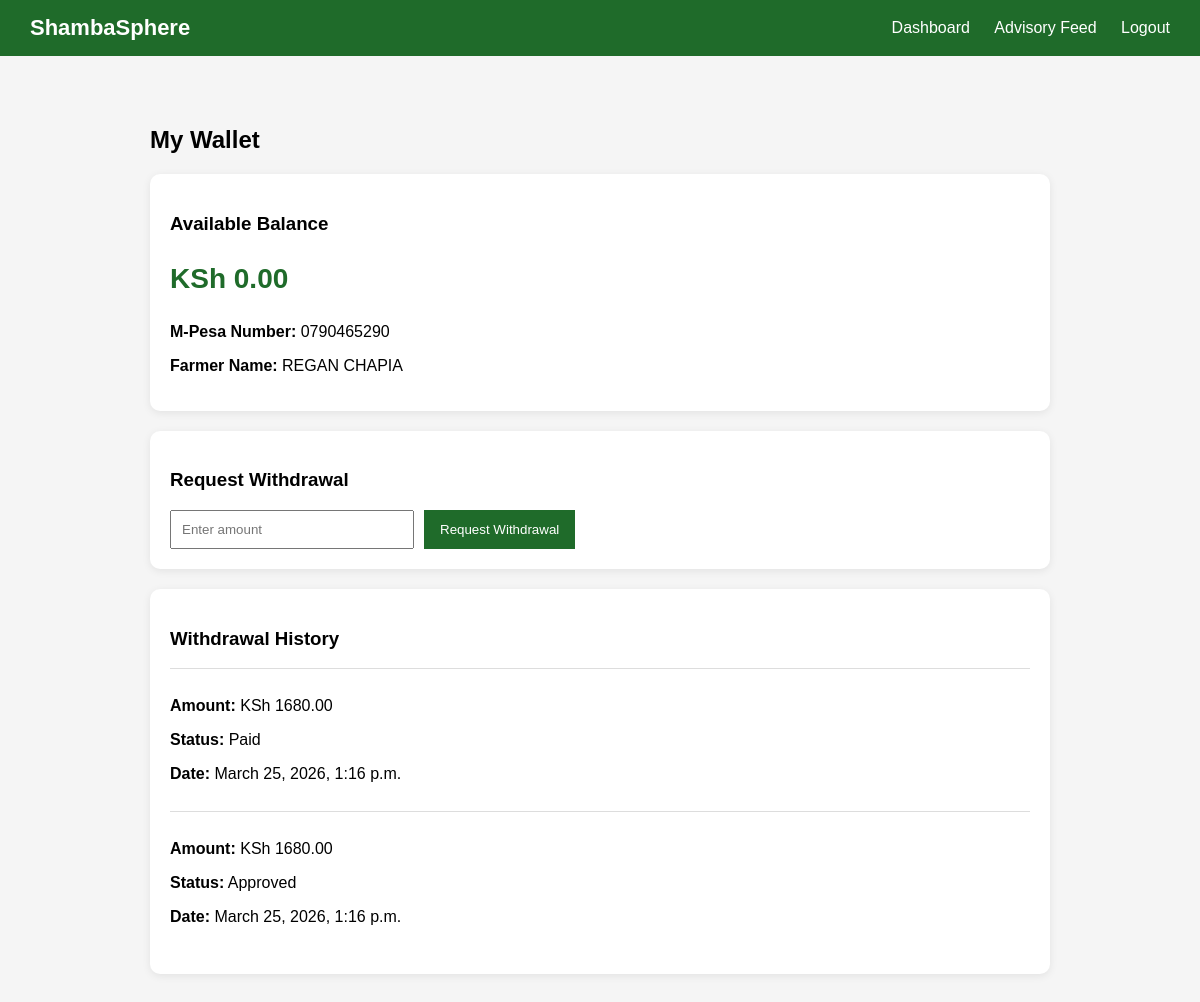
/wallet/ (signed in), run on the app's committed database.
### myapp/models.py (models this page shows, shortened)
class FarmerProfile(models.Model):
    user = models.OneToOneField(User, on_delete=models.CASCADE)
    phone = models.CharField(max_length=20)
    county = models.CharField(max_length=100)
    farm_name = models.CharField(max_length=200)
    farming_type = models.CharField(max_length=100)
    farm_size = models.FloatField()
    experience = models.IntegerField()
    farm_description = models.TextField(blank=True)
    produce_categories = models.CharField(max_length=255, blank=True)
    active_status = models.CharField(max_length=10)
    harvest_season = models.CharField(max_length=50)
    delivery = models.CharField(max_length=10)
    balance = models.DecimalField(max_digits=10, decimal_places=2, default=0)

class Withdrawal(models.Model):
    farmer = models.ForeignKey(FarmerProfile, on_delete=models.CASCADE)
    amount = models.DecimalField(max_digits=10, decimal_places=2)
    status = models.CharField(
        max_length=20,
        choices=[
            ("Pending", "Pending"),
            ("Approved", "Approved"),
            ("Paid", "Paid"),
        ],
        default="Pending"
    )
    created_at = models.DateTimeField(auto_now_add=True)

### myapp/views.py (the view)
# urls.py: path('wallet/', views.wallet_view, name='wallet_view'),
@login_required
def wallet_view(request):
    farmer = FarmerProfile.objects.get(user=request.user)
    withdrawals = Withdrawal.objects.filter(farmer=farmer).order_by("-created_at")
    context = {
        "farmer": farmer,
        "withdrawals": withdrawals,
    }
    return render(request, "wallet.html", context)

### myapp/templates/wallet.html (shortened to what this page needs)
{% load static %}
<!DOCTYPE html>
<html lang="en">
<head>
    <link rel="stylesheet" href="{% static 'css/wallet.css' %}">
</head>
<body>
<header>
    <div class="logo">ShambaSphere</div>
    <nav>
        <a href="{% url 'farmer_dashboard' %}">Dashboard</a>
        <a href="{% url 'advisory_feed' %}">Advisory Feed</a>
        <a href="{% url 'logout' %}">Logout</a>
    </nav>
</header>
<section class="wallet-container">
    <h2>My Wallet</h2>
    <div class="wallet-card">
        <h3>Available Balance</h3>
        <p class="balance">KSh {{ farmer.balance }}</p>
        <p><strong>M-Pesa Number:</strong> {{ farmer.phone }}</p>
        <p><strong>Farmer Name:</strong> {{ farmer.user.first_name }} {{ farmer.user.last_name }}</p>
    </div>
    <div class="withdraw-card">
        <h3>Request Withdrawal</h3>
        <form method="POST" action="{% url 'request_withdrawal' %}">
            <input type="number" name="amount" step="0.01" placeholder="Enter amount" required>
            <button type="submit">Request Withdrawal</button>
        </form>
    </div>
    <div class="history-card">
        <h3>Withdrawal History</h3>
        {% for withdrawal in withdrawals %}
        <div class="history-item">
            <p><strong>Amount:</strong> KSh {{ withdrawal.amount }}</p>
            <p><strong>Status:</strong> {{ withdrawal.status }}</p>
            <p><strong>Date:</strong> {{ withdrawal.created_at }}</p>
        </div>
        {% empty %}
        <p>No withdrawals yet.</p>
        {% endfor %}
    </div>
</section>
</body>
</html>

### myapp/static/css/wallet.css (style rules this page uses)
body { margin: 0; font-family: Arial, sans-serif; background: #f5f5f5; }
header { background: #1f6b2a; color: white; padding: 15px 30px; display: flex; justify-content: space-between; align-items: center; }
header .logo { font-size: 22px; font-weight: bold; }
header nav a { color: white; text-decoration: none; margin-left: 20px; }
.wallet-container { max-width: 900px; margin: 30px auto; padding: 20px; }
.wallet-card, .withdraw-card, .history-card { background: white; padding: 20px; border-radius: 10px; margin-bottom: 20px; box-shadow: 0 2px 8px rgba(0,0,0,0.08); }
.balance { font-size: 28px; font-weight: bold; color: #1f6b2a; }
.withdraw-card form { display: flex; gap: 10px; flex-wrap: wrap; }
.withdraw-card input { padding: 10px; width: 220px; }
.withdraw-card button { padding: 10px 16px; background: #1f6b2a; color: white; border: none; cursor: pointer; }
.history-item { border-top: 1px solid #ddd; padding: 12px 0; }

### data on the page
FarmerProfile: balance "0.00", phone "0790465290", user.first_name "REGAN", user.last_name "CHAPIA"
Withdrawal: amount "1680.00", status "Paid", created_at "March 25, 2026, 1:16 p.m."
Withdrawal: amount "1680.00", status "Approved", created_at "March 25, 2026, 1:16 p.m."
